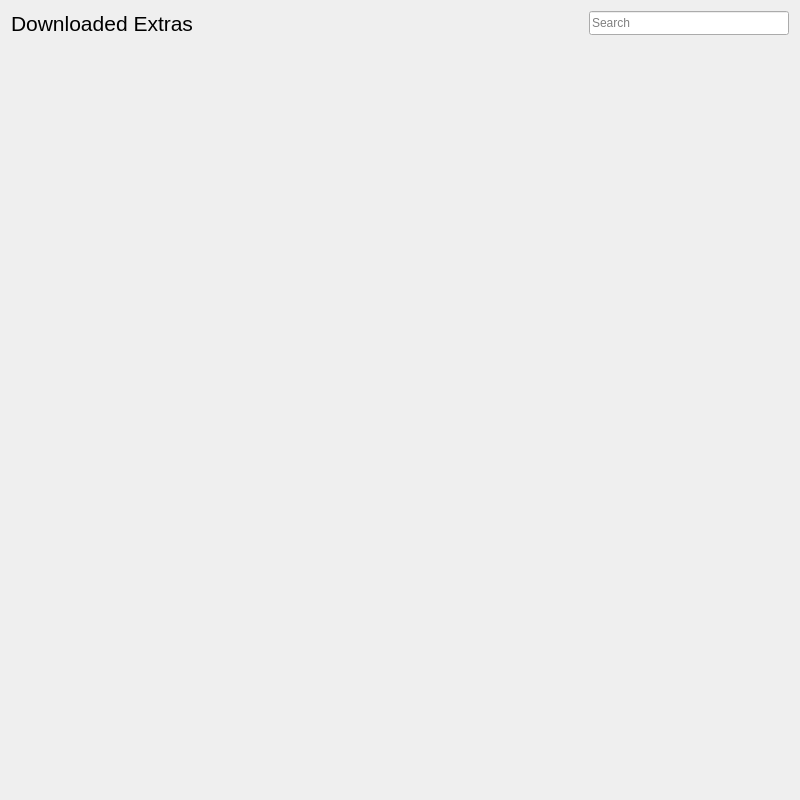
<?xml version="1.0" encoding="UTF-8"?>
<ui version="4.0">
 <class>LibraryExtraWidget</class>
 <widget class="QWidget" name="LibraryExtraWidget">
  <property name="geometry">
   <rect>
    <x>0</x>
    <y>0</y>
    <width>800</width>
    <height>800</height>
   </rect>
  </property>
  <layout class="QVBoxLayout" name="verticalLayout" stretch="0,0,1">
   <item>
    <layout class="QHBoxLayout" name="horizontalLayout_2" stretch="0,1,0">
     <property name="spacing">
      <number>0</number>
     </property>
     <property name="bottomMargin">
      <number>20</number>
     </property>
     <item>
      <widget class="QLabel" name="extrasLabel">
       <property name="font">
        <font>
         <pointsize>16</pointsize>
        </font>
       </property>
       <property name="text">
        <string>Downloaded Extras</string>
       </property>
      </widget>
     </item>
     <item>
      <spacer name="horizontalSpacer_2">
       <property name="orientation">
        <enum>Qt::Horizontal</enum>
       </property>
       <property name="sizeHint" stdset="0">
        <size>
         <width>40</width>
         <height>20</height>
        </size>
       </property>
      </spacer>
     </item>
     <item>
      <widget class="QLineEdit" name="searchExtrasEdit">
       <property name="minimumSize">
        <size>
         <width>200</width>
         <height>24</height>
        </size>
       </property>
       <property name="placeholderText">
        <string>Search</string>
       </property>
      </widget>
     </item>
    </layout>
   </item>
   <item>
    <widget class="QWidget" name="extrasWidget" native="true"/>
   </item>
   <item>
    <spacer name="verticalSpacer">
     <property name="orientation">
      <enum>Qt::Vertical</enum>
     </property>
     <property name="sizeHint" stdset="0">
      <size>
       <width>20</width>
       <height>40</height>
      </size>
     </property>
    </spacer>
   </item>
  </layout>
 </widget>
 <resources/>
 <connections/>
</ui>
